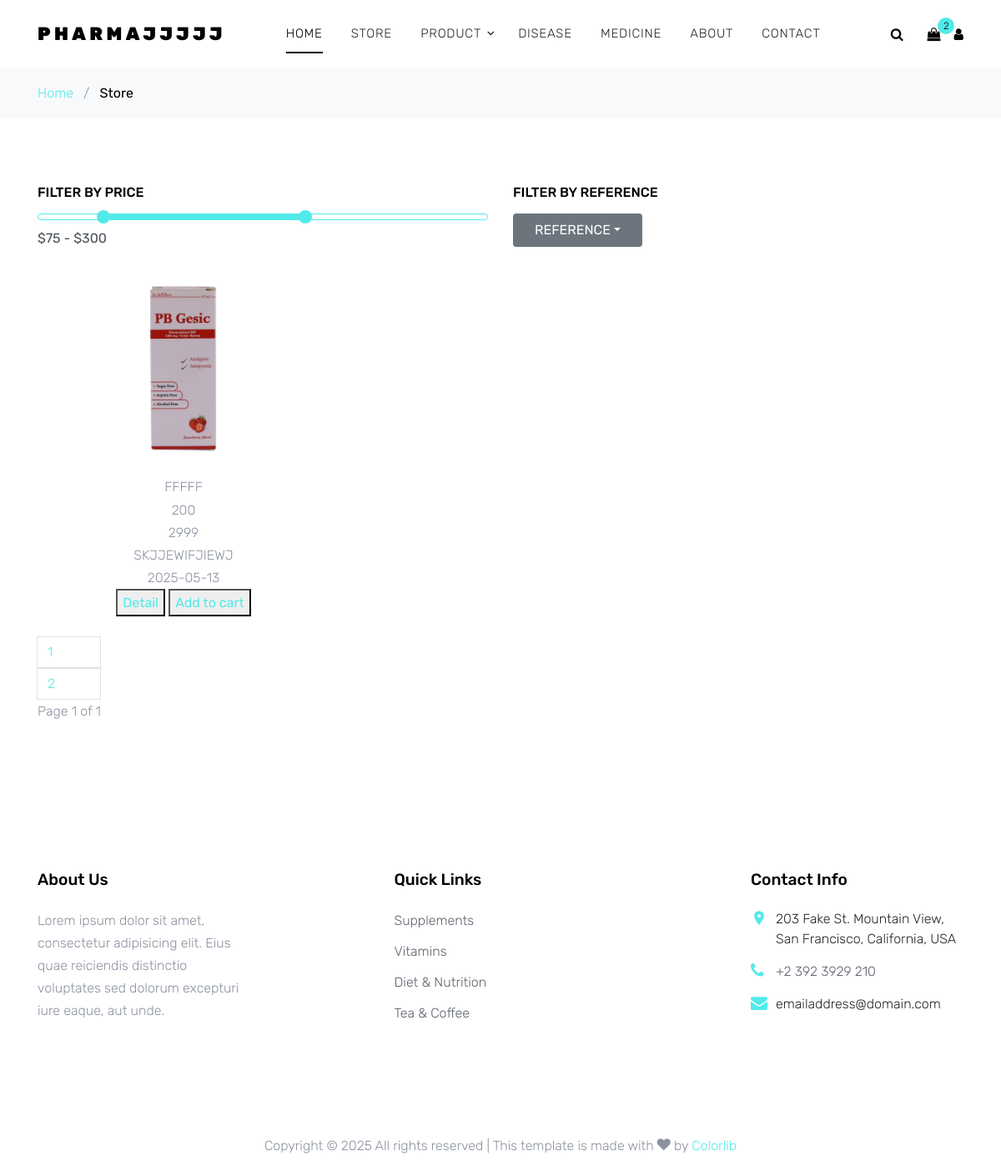
The page /shop_view/ on the database as committed earlier.
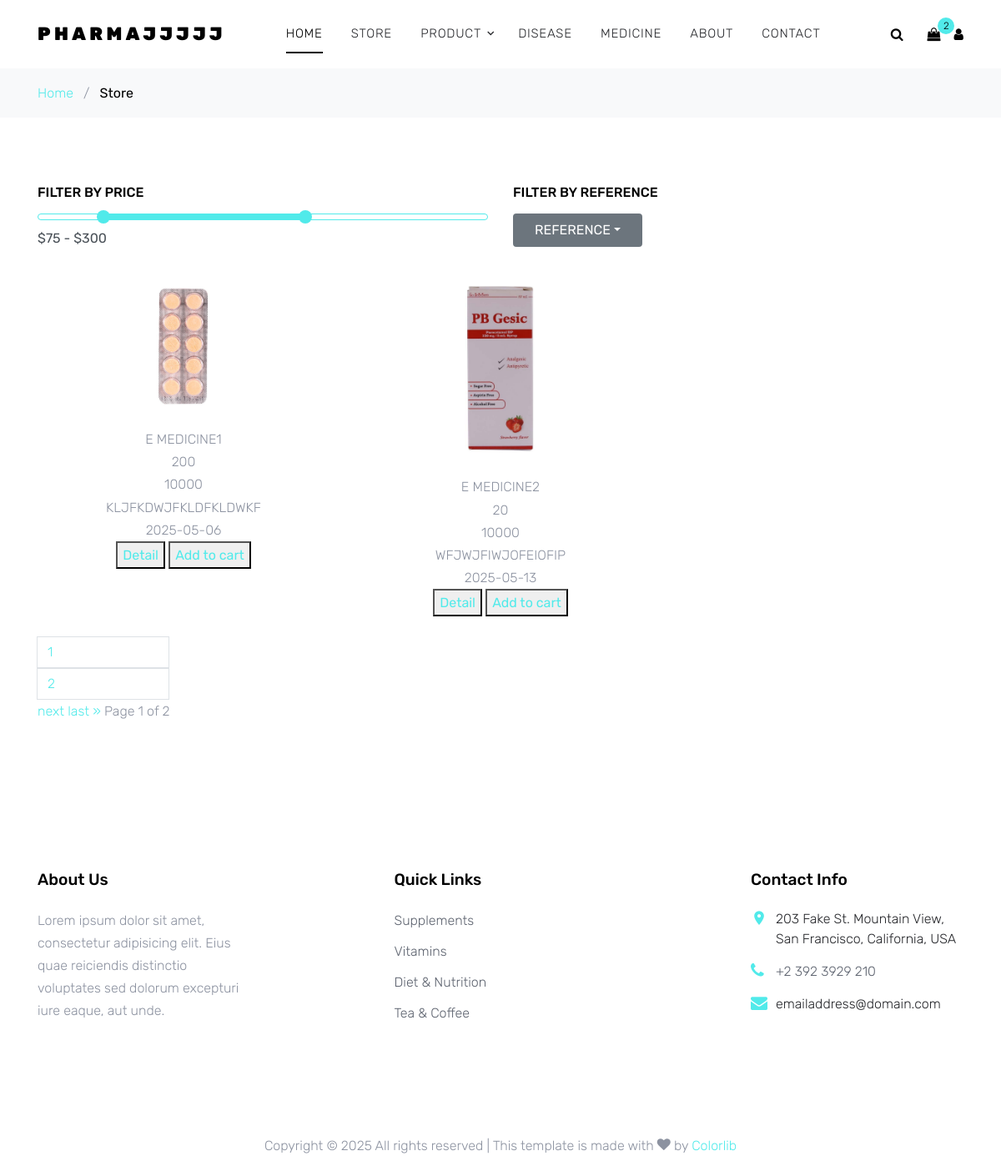
The same page on the database as committed later.
### myapp/models.py (models this page shows, shortened)
class Item(models.Model):
    category = models.ForeignKey(Category, on_delete= models.CASCADE)
    disease = models.ForeignKey(Disease, on_delete= models.CASCADE)
    item_photo = models.ImageField(upload_to='photos')
    item_name = models.CharField(max_length=255)
    item_quatity =models.PositiveIntegerField()
    item_price = models.PositiveIntegerField()
    item_description = models.TextField()
    exp_date = models.DateField()

### myapp/views.py (the view)
# urls.py: path('shop_view/', shop_view, name= 'shop_view'),
def shop_view(request):
    shopview_data = Item.objects.all()
    paginator = Paginator(shopview_data, 2)
    page_number = request.GET.get("page")
    page_obj = paginator.get_page(page_number)
    return render(request, 'shop.html', {'shopview_data':shopview_data, 'page_obj':page_obj})

### templates/shop.html (shortened to what this page needs)
{% extends 'base.html' %}
{% load static %}
{% block content %}
<div class="bg-light py-3">
  <div class="container">
    <div class="row">
      <div class="col-md-12 mb-0"><a href="{% url 'homepage' %}">Home</a> <span class="mx-2 mb-0">/</span> <strong
          class="text-black">Store</strong></div>
    </div>
  </div>
</div>
<div class="site-section">
  <div class="container">
    <div class="row">
      <div class="col-lg-6">
        <h3 class="mb-3 h6 text-uppercase text-black d-block">Filter by Price</h3>
        <div id="slider-range" class="border-primary"></div>
        <input type="text" name="text" id="amount" class="form-control border-0 pl-0 bg-white" disabled="" />
      </div>
      <div class="col-lg-6">
        <h3 class="mb-3 h6 text-uppercase text-black d-block">Filter by Reference</h3>
        <button type="button" class="btn btn-secondary btn-md dropdown-toggle px-4" id="dropdownMenuReference"
          data-toggle="dropdown">Reference</button>
      </div>
    </div>
    <div class="row">
      {% for i in page_obj %}
      <div class="col-sm-6 col-lg-4 text-center item mb-4">
        <img src="{{ i.item_photo.url }}" width="200px"><br>
        {{i.item_name|upper}}<br>
        {{i.item_quatity|upper}} <br>
        {{i.item_price|upper}} <br>
        {{i.item_description|upper}} <br>
        {{i.exp_date|upper}} <br>
        <button> <a href="{% url 'meddetail' i.id %}">Detail</a> </button>
        <button> <a href="">Add to cart</a></button>
      </div>
      {% endfor %}
    </div>
  <div class="pagination">
    <span class="step-links">
        <span class="">
        <class="page-item"><a class="page-link" href="?page=1">1</a>
        <class="page-item"><a class="page-link" href="?page=2">2</a>
        </span>
        {% if page_obj.has_next %}
            <a href="?page={{ page_obj.next_page_number }}">next</a>
            <a href="?page={{ page_obj.paginator.num_pages }}">last &raquo;</a>
        {% endif %}
        Page {{ page_obj.number }} of {{ page_obj.paginator.num_pages }}
    </span>
</div>
  </div>
</div>
{% endblock content %}

Rows that differ between the two databases and show on the page:
removed Item: item_photo (picture), item_name "FFFFF", item_quatity "200", item_price "2999", item_description "SKJJEWIFJIEWJ", exp_date "2025-05-13"
added Item: item_photo (picture), item_name "E MEDICINE1", item_quatity "200", item_price "10000", item_description "KLJFKDWJFKLDFKLDWKF", exp_date "2025-05-06"
added Item: item_photo (picture), item_name "E MEDICINE2", item_quatity "20", item_price "10000", item_description "WFJWJFIWJOFEIOFIP", exp_date "2025-05-13"
Other text that changed with them:
{{ page_obj.paginator.num_pages }}: "1" → "2"
text now shown: "next last »"
